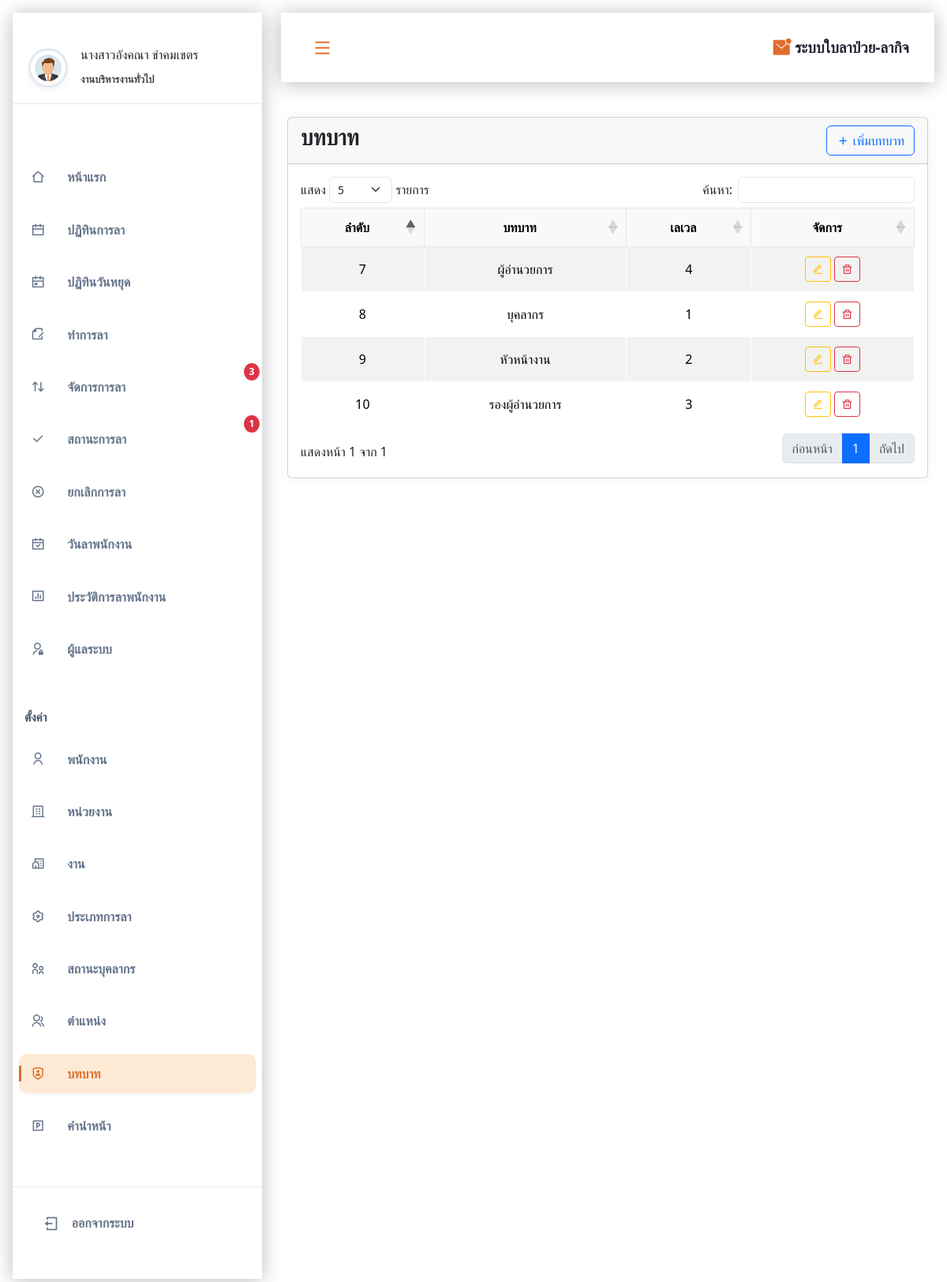
/admin/role.php (signed in), run on the app's committed database.
### tables this page shows
CREATE TABLE IF NOT EXISTS `role` (
  `roleid` int NOT NULL AUTO_INCREMENT,
  `rolename` varchar(100) DEFAULT NULL,
  `level` int DEFAULT NULL,
  PRIMARY KEY (`roleid`)
);

### admin/role.php (the view, shortened to what this page needs)
<!DOCTYPE html>
<html lang="en">
<head>
    <link rel="stylesheet" href="https://cdnjs.cloudflare.com/ajax/libs/remixicon/4.2.0/remixicon.css">
    <link rel="stylesheet" href="assets/css/styles.css">
    <link rel="stylesheet" href="https://cdn.datatables.net/1.13.7/css/dataTables.bootstrap5.min.css">
    <link rel="stylesheet" href="https://cdn.datatables.net/responsive/2.4.1/css/responsive.bootstrap5.min.css">
    <link rel="stylesheet" href="https://cdn.jsdelivr.net/npm/sweetalert2@11/dist/sweetalert2.min.css">
    <link rel="stylesheet" href="assets/css/table.css">
</head>
<body>
    <?php
    include('component/sidebar.php');
    ?>
    <main class="main container3" id="main">
        <div class="card">
            <div class="card-header d-flex justify-content-between align-items-center">
                <h3 class="card-title">บทบาท</h3>
                <button type="button" class="btn btn-outline-primary" data-bs-toggle="modal" data-bs-target="#addRoleModal">
                    <i class="ri-add-line"></i> เพิ่มบทบาท
                </button>
            </div>
            <div class="card-body">
                <table id="roleTable" class="table table-striped table-bordered dt-responsive nowrap" style="width:100%">
                    <thead>
                        <tr>
                            <th>ลำดับ</th>
                            <th>บทบาท</th>
                            <th>เลเวล</th>
                            <th>จัดการ</th>
                        </tr>
                    </thead>
                    <tbody>
                        <?php
                        include('conn/conn.php');
                        $sql = "SELECT * FROM role ";
                        $result = mysqli_query($conn, $sql);
                        while ($row = mysqli_fetch_assoc($result)) {
                        ?>
                            <tr>
                                <td><?php echo $row['roleid']; ?></td>
                                <td><?php echo $row['rolename']; ?></td>
                                <td><?php echo $row['level']; ?></td>
                                <td>
                                    <button class="btn btn-sm btn-outline-warning edit-btn"
                                        data-bs-toggle="modal"
                                        data-bs-target="#editRoleModal"
                                        data-id="<?php echo $row['roleid']; ?>"
                                        data-name="<?php echo $row['rolename']; ?>"
                                        data-level="<?php echo $row['level']; ?>">
                                        <i class="ri-edit-line"></i>
                                    </button>
                                    <button class="btn btn-sm btn-outline-danger" onclick="deleteRole(<?php echo $row['roleid']; ?>)">
                                        <i class="ri-delete-bin-line"></i>
                                    </button>
                                </td>
                            </tr>
                        <?php } ?>
                    </tbody>
                </table>
            </div>
        </div>
    </main>
</body>
</html>

### admin/assets/css/styles.css (style rules this page uses)
:root { --header-height: 3.5rem; --first-color: #df6c2a; --title-color: hsl(228, 18%, 16%); --text-color: hsl(300, 1%, 27%); --body-color: hsl(0, 0%, 100%); --shadow-color: hsla(0, 0%, 0%, 0.275); --body-font: "Poppins", sans-serif; --normal-font-size: 0.938rem; --smaller-font-size: 0.75rem; --tiny-font-size: 0.6rem; --font-regular: 400; --font-semi-bold: 600; --z-tooltip: 10; --z-fixed: 100; }
@media screen and (min-width: 1150px) { :root { --normal-font-size: 1rem; --smaller-font-size: 0.813rem; } }
* { box-sizing: border-box; padding: 0; margin: 0; text-decoration: none; }
body { font-family: var(--body-font); font-size: var(--normal-font-size); background-color: var(--body-color); color: var(--text-color); transition: background-color 0.4s; text-decoration: none; }
button { all: unset; }
.container3 { margin-inline: 1.5rem; }
.main { padding-top: 5rem; }
@media screen and (min-width: 1150px) { .main { padding-left: 340px; padding-top: 8rem; transition: padding 0.4s; } }

### admin/assets/css/table.css (style rules this page uses)
.card { background: #ffffff; border-radius: 15px; box-shadow: 0 0 15px rgba(0, 0, 0, 0.05); margin: 20px 0; }
.card-header { background: #ffffff; padding: 20px; border-bottom: 1px solid #e5e7eb; }
.card-title { color: #000000; margin: 0; font-weight: 600; }
.card-body { padding: 20px; }
.table { width: 100%; margin-bottom: 0; vertical-align: middle; border-color: #e5e7eb; background-color: #ffffff; text-align: center; }
.table thead th { background-color: #f8f9fa; color: #000000; font-weight: 600; padding: 12px; text-align: center !important; border: 1px solid #e5e7eb; vertical-align: middle; }
.table-bordered th, .table-bordered td { border: 1px solid #e5e7eb; background-color: #ffffff; }
.table tbody td { padding: 12px; color: #000000; vertical-align: middle; background-color: #ffffff; text-align: center; }
.table-striped tbody tr:nth-of-type(odd), .table-striped tbody tr:nth-of-type(even) { background-color: #ffffff; }
.table-bordered th, .table-bordered td { border: 1px solid #ffffff; background-color: #ffffff; }

### data on the page
role: roleid "7", rolename "ผู้อำนวยการ", level "4"
role: roleid "8", rolename "บุคลากร", level "1"
role: roleid "9", rolename "หัวหน้างาน", level "2"
role: roleid "10", rolename "รองผู้อำนวยการ", level "3"

### other printed values
$userName "นางสาวอังคณา ขำคมเขตร"
$department "งานบริหารงานทั่วไป"
$pending_count "3"
$pending_count "1"
